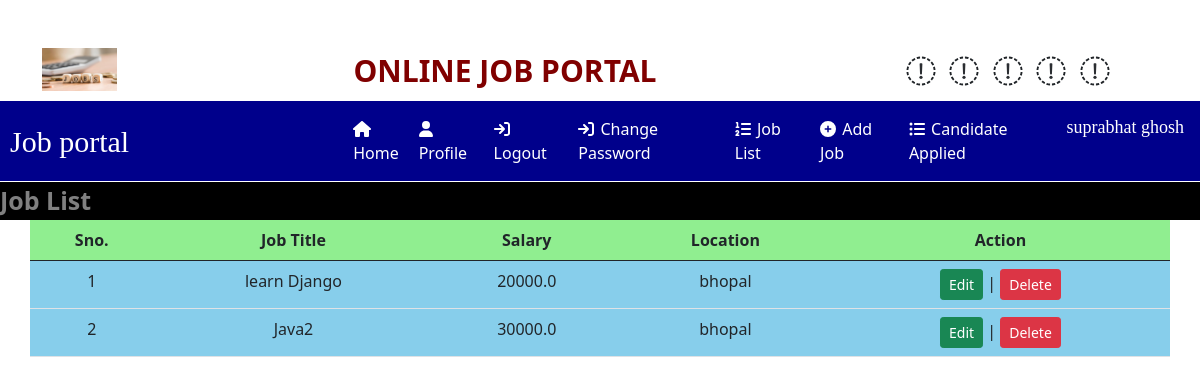
Page /job_list/ (signed in) on the committed database.
### JOB/models.py (models this page shows)
class reqruiteruser(models.Model):
    user=models.OneToOneField(User, on_delete=models.CASCADE)
    mobile=models.CharField(max_length=15,default="")
    image=models.FileField(null=True,default="")
    gender=models.CharField(max_length=10,default="")
    company=models.CharField(max_length=50,default="")
    first_name=models.CharField(max_length=50,default="")
    last_name=models.CharField(max_length=50,default="")
    role = models.CharField( max_length=10,default="")
    email=models.CharField(max_length=50,default="")

class job(models.Model):
    reqruiteruser=models.ForeignKey(reqruiteruser, on_delete=models.CASCADE)
    title=models.CharField(max_length=50,default="",null=True)
    salary=models.FloatField(max_length=50,default="",null=True)
    description=models.CharField(max_length=200,default="")
    expirence=models.CharField(max_length=200,default="")
    location=models.CharField(max_length=200,default="",null=True)
    skills=models.CharField(max_length=150,default="")
    date=models.DateTimeField(default=timezone.now)

### JOB/views.py (the view)
# urls.py: path('job_list/', views.job_list,name="job_list"),
def job_list(request):
    if not request.user.is_authenticated:
        return HttpResponseRedirect('/reqruiter_login/')
    us=request.user.reqruiteruser
    x=us.id
    jobs = job.objects.filter(reqruiteruser=us)
    d={'jobs':jobs,'x':x}
    return render(request,'job_list.html',d)

### JOB/templates/job_list.html (shortened to what this page needs)
{% load static %}
{% block body %}
{% include "navigation2.html" %}
<marquee behavior="" direction=""style="font-size:25px;color:grey;background-color:black; font-weight:bold; margin-top:1px">
Job List
</marquee>
<table id="example" class="table table-hover container">
    <thead>
        <tr style="background-color:lightgreen">
        <th>Sno.</th>
        <th>Job Title</th>
        <th>Salary</th>
        <th>Location</th>
        <th>Action</th>
        </tr>
    </thead>
    <tbody>
    {% for i in jobs %}
    <tr style="background-color:skyblue">
        <td>{{forloop.counter}}</td>
        <td>{{i.title}}</td>
        <td>{{i.salary}}</td>
        <td>{{i.location}}</td>
        <td><a href="{% url 'edit_job' i.id %}" class="btn btn-success btn-sm" >Edit</a> |
        <a href="{% url 'delete_job' i.id %}" class="btn btn-danger btn-sm" >Delete</a></td>
    </tr>
    {% endfor %}
    </tbody>
</table>
{% endblock body %}

### JOB/templates/navigation2.html (shortened to what this page needs)
<!DOCTYPE html>
<html lang="en">
<head>
    {% load static %}
    <link rel="stylesheet" href="{% static 'css/all.min.css' %}">
    <link rel="stylesheet" href="{% static 'css/bootstrap.css' %}">
    <link rel="stylesheet" href="https://cdnjs.cloudflare.com/ajax/libs/font-awesome/4.7.0/css/font-awesome.min.css">
</head>
<body>
    <div class="container">
        <div class="row">
            <div class="col-sm-2 mt-5">
                <img src="{% static 'img/4.png' %}" style="width:75px " alt="logo">
            </div>
            <div class="col-sm-6 mt-5 text-center">
                <span style="font-weight: bold ; font-size: 30px">
                    <span style=" color:maroon ">ONLINE JOB</span>
                    <span style=" color:maroon ">PORTAL</span>
                </span>
            </div>
            <div class="col-sm-4 mt-5" style="padding-left:10%">
                <span style="font-weight: bold ;font-size:30px ">
                    <span style="padding:2px"><i class="fa fa-twitter"></i></span>
                    <span style="padding:3px"><i class="fa fa-linkedin "></i></span>
                    <span style="padding:3px"><i class="fa fa-instagram "></i></span>
                    <span style="padding:3px"><i class="fa fa-facebook "></i></span>
                    <span style="padding:3px"><i class="fa fa-telegram "></i></span>
                </span>
            </div>
        </div>
    </div>
    <nav class="navbar navbar-expand-sm mt-2" style="background-color:darkblue">
    <a href="#" class="navbar-brand text-white font-weight-bold " style="padding-left:10px; font-family:Monotype Corsiva; font-size:30px">Job portal</a>
    <ul class="navbar-nav">
        <li class="nav-item">
            <a href="{% url 'index' %}" class="nav-link" style="margin-left:200px"><i class="fa fa-home" style="margin-right:2px"></i>Home</a>
        </li>
        {% if request.user.is_authenticated %}
        <li class="nav-item">
            <a href="{% url 'Rdashboard' %}" class="nav-link"><i class="fa fa-user"style="margin-right:2px"></i>Profile</a>
        </li>
        <li class="nav-item">
            <a href="{% url 'reqruiter_logout' %}" class="nav-link"> <i class="fa fa-sign-in"style="margin-right:2px"></i> Logout</a>
        </li>
        <li class="nav-item">
            <a href="{% url 'change_password2' %}" class="nav-link"> <i class="fa fa-sign-in"style="margin-right:2px"></i> Change Password</a>
        </li>
        <li class="nav-item">
            <a href="{% url 'job_list' %}" class="nav-link"> <i class="fa fa-list-ol"style="margin-right:2px"></i> Job List</a>
        </li>
        <li class="nav-item">
            <a href="{% url 'add_job' %}" class="nav-link"> <i class="fa fa-plus-circle"style="margin-right:2px"></i> Add Job</a>
        </li>
        <li class="nav-item">
            <a href="{% url 'candidate_apply' %}" class="nav-link"> <i class="fa fa-list-ul"style="margin-right:2px"></i> Candidate Applied</a>
        </li>
        {% endif %}
        <a href="#" class="navbar-brand text-white font-weight-bold " style="padding-left:6px; font-family:Monotype Corsiva; font-size:18px">{{request.user.reqruiteruser.first_name}} {{request.user.reqruiteruser.last_name}}</a>
    </ul>
    </nav>
</body>
</html>

### JOB/templates/navigation2.html (style rules this page uses)
.nav-link { color:white; margin-right:4px; }

### JOB/templates/job_list.html (style rules this page uses)
tr { text-align:center }

### rows in the picture
job: title "learn Django", salary "20000.0", location "bhopal"
job: title "Java2", salary "30000.0", location "bhopal"

### other values in the picture
{{ request.user.reqruiteruser.first_name }} "suprabhat"
{{ request.user.reqruiteruser.last_name }} "ghosh"
